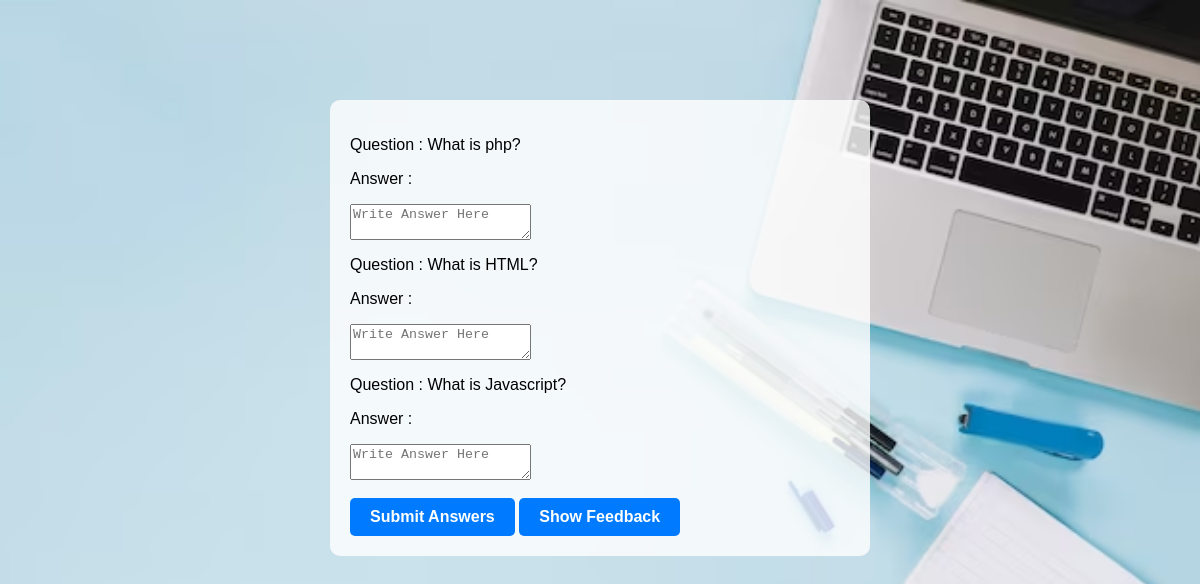
The app's page /take_quiz.php (signed in) with its own data.
### tables this page shows
CREATE TABLE IF NOT EXISTS `questions` (
  `id` int NOT NULL AUTO_INCREMENT,
  `question` text NOT NULL,
  `answer` text,
  `score_of_question` int NOT NULL,
  `gain_score` int NOT NULL,
  PRIMARY KEY (`id`)
);

### take_quiz.php (the view, shortened to what this page needs)
<?php
    $host="localhost";
    $user="root";
    $password="";
    $db="lms";
$conn = new mysqli($host,$user,$password,$db);
?>
<!DOCTYPE html>
<html lang="en">
<head>
</head>
<body>
<?php
    if(isset($_SESSION['id'])){
    $std_id = $_SESSION['id'];
    $sqlstd="SELECT * FROM studentcourses WHERE std_id='".$std_id."'";
    $resultstd=mysqli_query($conn, $sqlstd);
    if($resultstd->num_rows > 0){
?>
    <form action="" method="post">
        <div id="questions-container">
<?php
    $sql = "SELECT * FROM questions WHERE 1 ";
    $result=mysqli_query($conn,$sql);
      while($row = mysqli_fetch_array($result)){
?>
            <div class="question">
                <p>Question : <?php echo $row['question']; ?> </p>
                <p>Answer :</p>
                <textarea type="text" name="answers[]" placeholder="Write Answer Here"></textarea>
            </div>
    <?php } ?>
        </div>
        <br>
       <button class="button primary-button" name="add_answer" type="submit">Submit Answers</button>
       <a href="sbj_feedback.php" class="button primary-button">Show Feedback</a>
    </form>
 <?php
}else{
        echo " <script type='text/javascript'>
            alert('You are not illigable to take quiz! Please first enroll for subjects');
            </script>";
}
}
    ?>
</body>
</html>

### take_quiz.php (style rules this page uses)
body { font-family: Arial, sans-serif; background-image: url('qa.jpg'); background-size: cover; background-position: center; background-repeat: no-repeat; margin: 0; padding: 0; }
form { background-color: rgba(255, 255, 255, 0.8); padding: 20px; border-radius: 10px; margin: 100px auto; max-width: 500px; }
.button { display: inline-block; padding: 10px 20px; font-size: 16px; font-weight: bold; text-align: center; text-decoration: none; cursor: pointer; border: none; border-radius: 5px; }
.primary-button { color: #fff; background-color: #007bff; }

### records on screen
questions: question "What is php?"
questions: question "What is HTML?"
questions: question "What is Javascript?"
